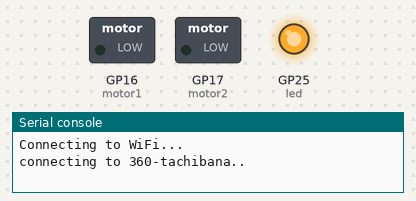
The program below on a simulated Raspberry Pi Pico running MicroPython. Parts: switched loads named in the program (green lamp = pin HIGH), output pins drawn as LEDs (lit = HIGH), the last lines printed to the serial console. WiFi joins after 1.5 s; outgoing connections fail. At 7.0 s the program stops and its outputs stay as they are.

Above: at 0.1 s.
At 6.9 s:
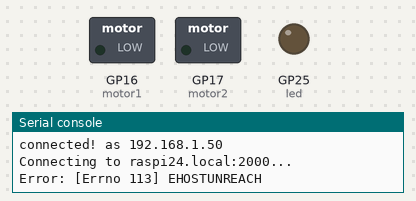
Timing chart, 0 to 8.4 s (numbered marks = the images above):
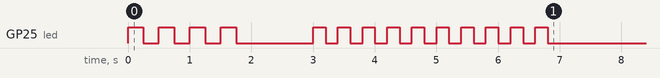

The program:

pico-client.py
```python
# Raspberry Pi Pico用 MicroPythonクライアント

import socket
import time
import network
from machine import Pin, ADC

# WiFi設定
WIFI_SSID = "360-tachibana"
WIFI_PASSWORD = ""
HOST = 'raspi24.local'
PORT = 2000

# ピン設定
ANALOG_PIN_1 = 26      # ADC0 (アナログ入力1)
ANALOG_PIN_2 = 27      # ADC1 (アナログ入力2)
OUTPUT_PIN_1 = 16      # モーター1制御用
OUTPUT_PIN_2 = 17      # モーター2制御用

# ピンの初期化
led = Pin("LED", Pin.OUT)  # Pico W組み込みLED

print("Connecting to WiFi...")

# WiFiに接続
wlan = network.WLAN(network.STA_IF)
wlan.active(True)
wlan.connect(WIFI_SSID, WIFI_PASSWORD)

while wlan.isconnected() == False:
    print("connecting to %s.." % (WIFI_SSID))
    # LED点滅
    for _ in range(2):
        led.value(1)
        time.sleep(0.25)
        led.value(0)
        time.sleep(0.25)

wlan_status = wlan.ifconfig()
print("connected! as %s" % (wlan_status[0]))

# センサーとモーター用ピンの初期化
adc1 = ADC(Pin(ANALOG_PIN_1))
adc2 = ADC(Pin(ANALOG_PIN_2))
motor1 = Pin(OUTPUT_PIN_1, Pin.OUT)
motor2 = Pin(OUTPUT_PIN_2, Pin.OUT)

# 初期状態
motor1.value(0)
motor2.value(0)

print("Connecting to %s:%d..." % (HOST, PORT))

try:
    # サーバに接続
    sock = socket.socket()
    sock.connect(socket.getaddrinfo(HOST, PORT)[0][-1])

    # 接続成功: LEDを点灯
    led.value(1)
    print("Connected!")

    # メインループ
    while True:
        # アナログ入力を読み取り (0-65535の16bit値)
        sensor1 = adc1.read_u16()
        sensor2 = adc2.read_u16()

        # サーバに送信
        message = f"{sensor1},{sensor2}\n"
        sock.send(message.encode())

        # 応答を受信
        response = sock.recv(128).decode().strip()
        if response:
            motor1_val, motor2_val = map(int, response.split(','))

            # モーター制御ピンを設定
            motor1.value(motor1_val)
            motor2.value(motor2_val)

            # デバッグ出力
            print(f"Sensors: {sensor1}, {sensor2} -> Motors: {motor1_val}, {motor2_val}")
        else:
            # 接続が切れた
            print("Connection lost")
            break

        # 短い待機（必要に応じて調整）
        time.sleep(0.01)

except Exception as e:
    # エラー時: LEDを点滅
    print(f"Error: {e}")
    for _ in range(10):
        led.value(1)
        time.sleep(0.2)
        led.value(0)
        time.sleep(0.2)

finally:
    sock.close()
    led.value(0)
    motor1.value(0)
    motor2.value(0)
    print("Disconnected")
```
